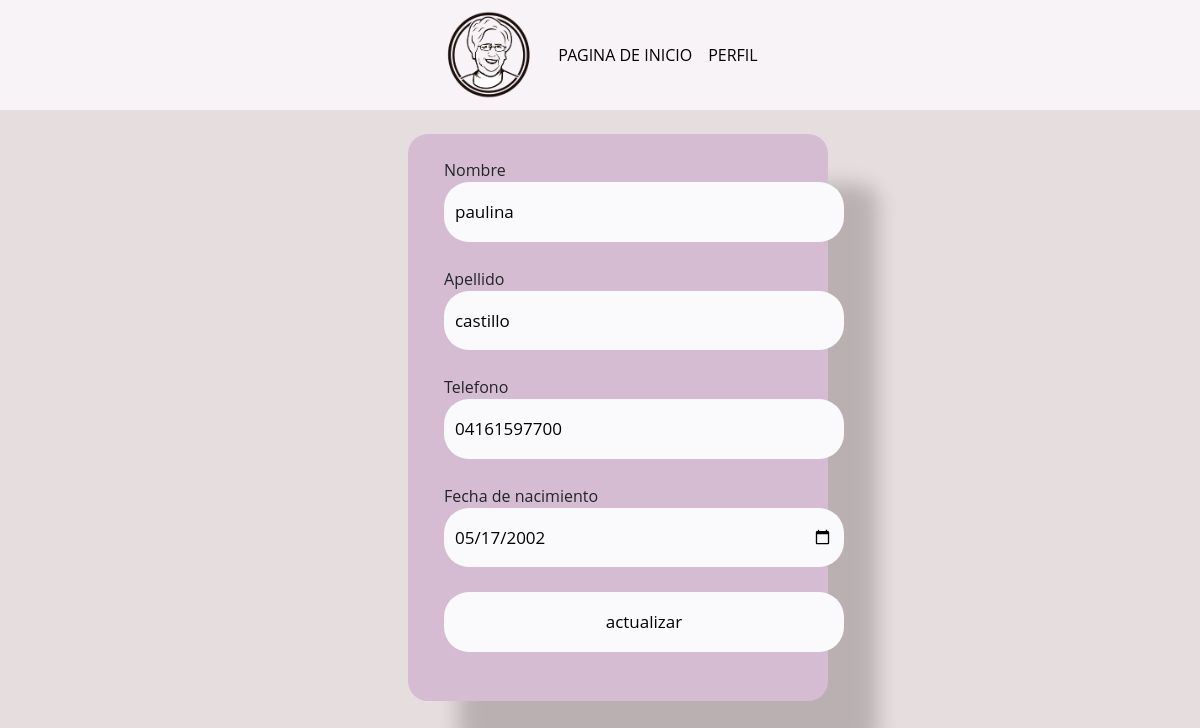
The page /editarCliente/editarDatosCliente.php on the database its author committed.
### tables this page shows
CREATE TABLE `registro` (
  `id` int(100) NOT NULL,
  `nombre` varchar(50) NOT NULL,
  `apellido` varchar(40) NOT NULL,
  `telefono` varchar(15) NOT NULL,
  `fecha` date NOT NULL,
  `correo` varchar(40) NOT NULL,
  `usuario_id` int(11) NOT NULL
);

### editarCliente/editarDatosCliente.php (the view, shortened to what this page needs)
<?php
$db= new DataBase();
 $con= $db->conectar();
$sql= $con->query("SELECT * FROM registro INNER JOIN usuario on registro.usuario_id = usuario.id_usuario");
    while($data = $sql->fetch(PDO::FETCH_ASSOC)){
        $nombre=$data['nombre'];
        $apellido=$data['apellido'];
        $telefono=$data['telefono'];
        $fecha=$data['fecha'];
    }
?>
<head>
    <link href="https://cdn.jsdelivr.net/npm/bootstrap@5.3.2/dist/css/bootstrap.min.css" rel="stylesheet">
      <link rel="stylesheet" href="../CSS1/estilos_editar.css">
  </head>
  <body>
       <header>
          <div class="navbar navbar-expand-lg">
              <div class="container">
                  <a href="#" class="navbar-brand" id="logo">
                      <img src="../wed/imagenes/logotipoabuela.png">
                  </a>
                  <div class="collapse navbar-collapse" id="navbarHeader">
                      <ul class="navbar-nav me-auto mb-2 mb-lg-0">
                          <li class="nav-item">
                              <a href="../cliente/miniProyecto2.php" class="nav-link active">PAGINA DE INICIO</a>
                          </li>
                          <li class="nav-item">
                              <a href="../cliente/perfil2.php" class="nav-link active">PERFIL</a>
                          </li>
                      </ul>
                  </div>
              </div>
          </div>
      </header>
</head>
<div clase="contenedor">
                <form action="" method="Post">
            <label for="nombre">Nombre</label><br>
                <input type="text" name="nombre" id="" value="<?= $nombre?>"><br>
                <label for="apellido">Apellido</label><br>
                <input type="text" name="apellido" id="" value="<?= $apellido?>"><br>
                <label for="telefono">Telefono</label><br>
                <input type="tel" name="telefono" id="" value="<?= $telefono?>"><br>
                <label for="fecha">Fecha de nacimiento</label><br>
                <input type="date" name="fecha" id="" value="<?= $fecha?>"><br>
                <input type="submit" value="actualizar" name="controlEditarCliente"><br>
                </form>
            </div>

### CSS1/estilos_editar.css (style rules this page uses)
* { margin: 0; padding: 0; box-sizing: border-box; font-family: 'Open Sans', sans-serif; }
body { background-color: #e6ddde; }
header { display: flex; height: 110px; background-color: #f7f3f7; justify-content: center; align-items: center; padding-left: 0px; }
#navbarHeader { margin-left: center; gap: 45px; }
#logo img { gap: 20px; width: 90px; height: 90px; margin-left: 10px; }
form { margin: 2% 34%; padding: 2% 3%; width: 35%; background: rgb(214, 188, 210); box-shadow: 50px 50px 20px rgba(9, 0, 0, 0.2); border-radius: 20px; }
input { padding: 17px 11px; border: 0px; border-radius: 25px; margin-bottom: 25px; background-color: #fafafc; width: 400px; font-size: 17px; cursor: pointer; outline: none; }

### rows shown on the page
registro: nombre "paulina", apellido "castillo", telefono "04161597700", fecha "05/17/2002"
